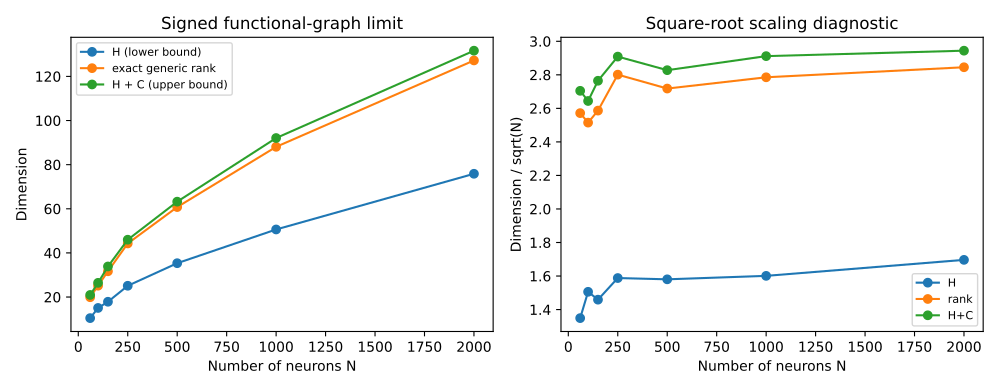

Write the Python code that produced this figure.
#!/usr/bin/env python3
"""Exact random signed functional graph polynomial and scaling checks.
An explicitly non-leaky LINEAR scalar-input zero-temperature TCR limit only.
No numerical Krylov-rank inference is used for N>=60.
"""
from collections import deque
from pathlib import Path
import argparse, json, math
import numpy as np
import pandas as pd
from sympy import divisors, totient

def graph_stats(successor, sign):
    n=len(successor); indeg=np.bincount(successor,minlength=n).astype(int)
    q=deque(np.flatnonzero(indeg==0).tolist()); order=[]
    while q:
        i=q.popleft();order.append(i);j=int(successor[i]);indeg[j]-=1
        if indeg[j]==0:q.append(j)
    cyc=np.flatnonzero(indeg>0); seen=np.zeros(n,bool); specs=[]
    for i in cyc:
        if seen[i]:continue
        j=int(i);prod=1;L=0
        while not seen[j]:
            seen[j]=True;prod*=int(sign[j]);L+=1;j=int(successor[j])
        specs.append((L,prod))
    height=np.zeros(n,int)
    for i in reversed(order):height[i]=height[successor[i]]+1
    h=int(height.max());c=int(len(cyc))
    # cyclotomic polynomial factorization over Q:
    # x^L - 1: Phi_d, d|L; x^L + 1: Phi_d, d|2L with d not dividing L
    included=set()
    for L,prod in specs:
        if prod==1: included.update(int(d) for d in divisors(L))
        else: included.update(int(d) for d in divisors(2*L) if L%d!=0)
    cyclo_degree=sum(int(totient(d)) for d in included)
    rank_exact=h+cyclo_degree
    assert h<=rank_exact<=h+c
    return dict(N=n,C=c,H=h,degree_cycle_part=cyclo_degree,generic_krylov_rank_exact=rank_exact,bound_C_plus_H=h+c,cycles=len(specs),cycle_specs=';'.join(f'{L}:{prod}' for L,prod in specs))

def one_graph(n,rng):
    idx=np.arange(n); src=rng.integers(0,n-1,size=n); src+=(src>=idx)
    signs=rng.choice(np.array([-1,1]),size=n)
    return src,signs

def main():
    p=argparse.ArgumentParser();p.add_argument('--seeds',type=int,default=100);p.add_argument('--out',default='.')
    args=p.parse_args();out=Path(args.out);out.mkdir(parents=True,exist_ok=True)
    ns=[60,100,150,250,500,1000,2000];rows=[]
    for n in ns:
        for seed in range(args.seeds):
            rng=np.random.default_rng(9715511+100003*n+seed)
            suc,sgn=one_graph(n,rng)
            r=graph_stats(suc,sgn);r['seed']=seed;rows.append(r)
        print('graph',n,'completed',flush=True)
    df=pd.DataFrame(rows);df.to_csv(out/'graph_exact_per_seed.csv',index=False)
    group=df.groupby('N',as_index=False).agg(seeds=('seed','size'),mean_H=('H','mean'),mean_C=('C','mean'),mean_rank=('generic_krylov_rank_exact','mean'),mean_upper=('bound_C_plus_H','mean'),sd_rank=('generic_krylov_rank_exact','std'),mean_cycle_count=('cycles','mean'))
    for c in ['mean_H','mean_C','mean_rank','mean_upper']:
        group[c+'_over_sqrtN']=group[c]/np.sqrt(group.N)
    group.to_csv(out/'graph_scaling_summary.csv',index=False)
    slope=np.polyfit(np.log(group.N),np.log(group.mean_rank),1)[0]
    print(group[['N','mean_H','mean_C','mean_rank','mean_upper','mean_rank_over_sqrtN']].to_string(index=False,float_format=lambda z:f'{z:.3f}'))
    print('descriptive log slope',slope)
    (out/'graph_manifest.json').write_text(json.dumps(dict(seeds=args.seeds,sizes=ns,rng_rule='9715511+100003*N+seed',self_loops=False,signs='independent fair Rademacher',method='exact cyclotomic factor degree, no floating point rank',observed_loglog_slope=float(slope),description='post-hoc exploratory graph sampling; not publication confirmation'),indent=2))
    import matplotlib;matplotlib.use('Agg')
    import matplotlib.pyplot as plt
    fig,axes=plt.subplots(1,2,figsize=(10,3.9))
    for c,name in [('mean_H','H (lower bound)'),('mean_rank','exact generic rank'),('mean_upper','H + C (upper bound)')]:
        axes[0].plot(group.N,group[c],marker='o',label=name)
    axes[0].set(xlabel='Number of neurons N',ylabel='Dimension',title='Signed functional-graph limit');axes[0].legend(fontsize=8)
    for c,name in [('mean_H_over_sqrtN','H'),('mean_rank_over_sqrtN','rank'),('mean_upper_over_sqrtN','H+C')]:
        axes[1].plot(group.N,group[c],marker='o',label=name)
    axes[1].set(xlabel='Number of neurons N',ylabel='Dimension / sqrt(N)',title='Square-root scaling diagnostic');axes[1].legend(fontsize=8)
    fig.tight_layout();fig.savefig(out/'graph_exact_scaling.png',dpi=190);fig.savefig(out/'graph_exact_scaling.pdf');plt.close(fig)

if __name__=='__main__':main()
